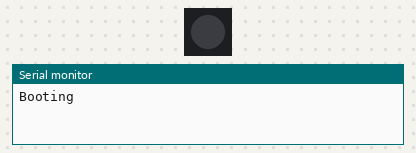
Bench run of a program on a simulated ESP32-S2. Shown: 1 RGB LEDs in strip order, left to right, the last lines printed to the serial monitor. Dim RGB values are drawn brighter than linear; WiFi joins after 1.5 s; servers stay silent unless stated.

Above: at 0.1 s.
At 1.6 s:
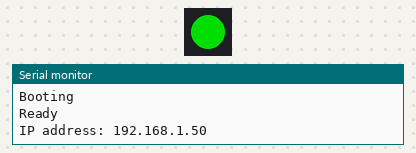
At 2.6 s:
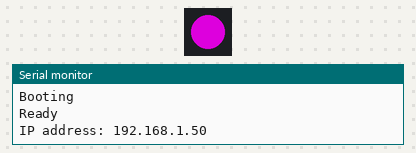
Timing chart, 0 to 4.1 s (numbered marks = the images above):
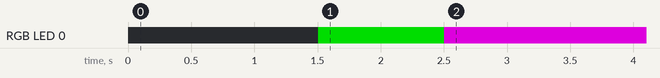

The program:

main.cpp
```cpp
/**
 * This code works only in Arduino IDE until now
 */

#include <WiFi.h>
#include <ESPmDNS.h>
#include <WiFiUdp.h>
#include <ArduinoOTA.h>
#include <Adafruit_NeoPixel.h>
#ifdef __AVR__
 #include <avr/power.h> // Required for 16 MHz Adafruit Trinket
#endif
#define PIN    18
#define NUMPIXELS 1
Adafruit_NeoPixel pixels(NUMPIXELS, PIN, NEO_GRB + NEO_KHZ800);
const char* ssid = "---";
const char* password = "---";

void setup() {
  Serial.begin(115200);
  Serial.println("Booting");
  WiFi.mode(WIFI_STA);
  WiFi.begin(ssid, password);
  while (WiFi.waitForConnectResult() != WL_CONNECTED) {
    Serial.println("Connection Failed! Rebooting...");
    delay(5000);
    ESP.restart();
  }

  // Port defaults to 3232
  // ArduinoOTA.setPort(3232);

  // Hostname defaults to esp3232-[MAC]
  // ArduinoOTA.setHostname("myesp32");

  // No authentication by default
  // ArduinoOTA.setPassword("admin");

  // Password can be set with it's md5 value as well
  // MD5(admin) = 21232f297a57a5a743894a0e4a801fc3
  // ArduinoOTA.setPasswordHash("21232f297a57a5a743894a0e4a801fc3");

  ArduinoOTA
    .onStart([]() {
      String type;
      if (ArduinoOTA.getCommand() == U_FLASH)
        type = "sketch";
      else // U_SPIFFS
        type = "filesystem";

      // NOTE: if updating SPIFFS this would be the place to unmount SPIFFS using SPIFFS.end()
      Serial.println("Start updating " + type);
        pixels.clear();
        pixels.setPixelColor(0, pixels.Color(0, 0, 150));
        pixels.show();
    })
    .onEnd([]() {
      Serial.println("\nEnd");
    })
    .onProgress([](unsigned int progress, unsigned int total) {
      Serial.printf("Progress: %u%%\r", (progress / (total / 100)));
    })
    .onError([](ota_error_t error) {
      Serial.printf("Error[%u]: ", error);
      if (error == OTA_AUTH_ERROR) Serial.println("Auth Failed");
      else if (error == OTA_BEGIN_ERROR) Serial.println("Begin Failed");
      else if (error == OTA_CONNECT_ERROR) Serial.println("Connect Failed");
      else if (error == OTA_RECEIVE_ERROR) Serial.println("Receive Failed");
      else if (error == OTA_END_ERROR) Serial.println("End Failed");
    });

  ArduinoOTA.begin();

  Serial.println("Ready");
  Serial.print("IP address: ");
  Serial.println(WiFi.localIP());
  pixels.begin();
  pixels.clear();
  pixels.setPixelColor(0, pixels.Color(0, 150, 0));
  pixels.show();
  delay(1000);
  pixels.clear();
  pixels.setPixelColor(0, pixels.Color(150, 0, 150));
  pixels.show();

}

void loop() {
  ArduinoOTA.handle();
}
```

Measured:
- by itself, RGB LED 0: off → RGB(0, 150, 0) at 1.5 s, → RGB(150, 0, 150) 1.0 s later
